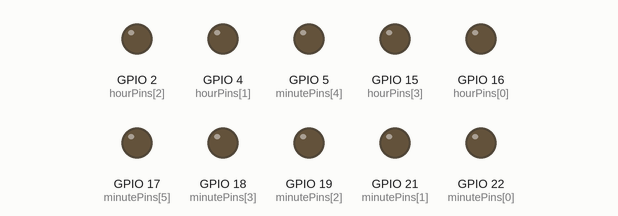
Simulated run of this sketch. Board: ESP32. On the bench: output pins drawn as LEDs (lit = HIGH). WiFi joins after 1.5 s; servers stay silent unless stated; the local clock reads 2024-03-15 10:24:30 at power-on unless the sketch sets it; what the sketch prints to the serial monitor is not drawn.

Above: at 0.1 s.
At 1.6 s:
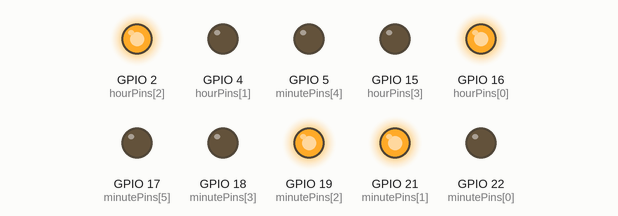
At 30.6 s:
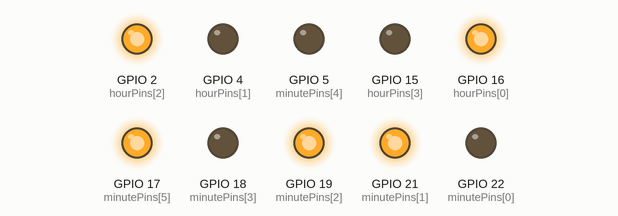
At 90.6 s:
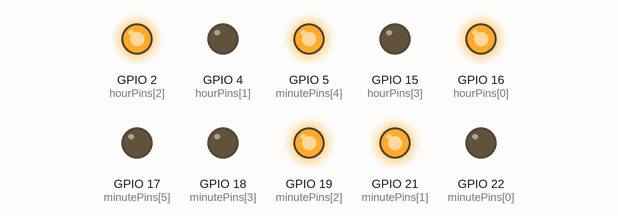
Timing chart, 0 to 92.1 s (numbered marks = the images above):
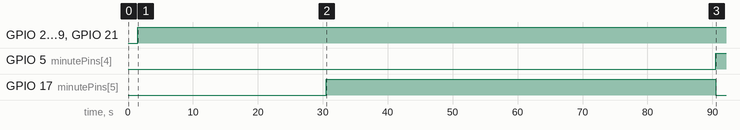

The sketch:

binary_watch_arduino_setch.ino
```cpp
// Board : ESP32 Dev Module

#include <WiFi.h>
#include "time.h"

// --- YOUR WIFI CREDENTIALS ---
const char* ssid       = "wifissid";
const char* password   = "password";

// --- TIMEZONE SETTINGS (India Standard Time) ---
const long  gmtOffset_sec = 19800; // GMT +5:30 in seconds
const int   daylightOffset_sec = 0;  // India does not use DST
const char* ntpServer = "pool.ntp.org";

// --- LED PIN DEFINITIONS ---
// Order: Most Significant Bit (Largest Value) -> Least Significant Bit (1)
// Your Hour Mapping: 8->16, 4->4, 2->2, 1->15
const int hourPins[4] = {16, 4, 2, 15};

// Your Minute Mapping: 32->22, 16->21, 8->19, 4->18, 2->5, 1->17
const int minutePins[6] = {22, 21, 19, 18, 5, 17};

void setup() {
  Serial.begin(115200);

  // Initialize LED pins as outputs
  for (int i = 0; i < 4; i++) {
    pinMode(hourPins[i], OUTPUT);
  }
  for (int i = 0; i < 6; i++) {
    pinMode(minutePins[i], OUTPUT);
  }

  // Connect to Wi-Fi
  Serial.printf("Connecting to %s ", ssid);
  WiFi.begin(ssid, password);
  while (WiFi.status() != WL_CONNECTED) {
    delay(500);
    Serial.print(".");
  }
  Serial.println("\nCONNECTED!");

  // Initialize and get the time from the NTP server
  configTime(gmtOffset_sec, daylightOffset_sec, ntpServer);
}

void loop() {
  struct tm timeinfo;
  if (!getLocalTime(&timeinfo)) {
    Serial.println("Failed to obtain time. Check Wi-Fi connection.");
    delay(5000); // Wait 5 seconds before trying again
    return;
  }

  // Get current hour and convert to 12-hour format
  int currentHour = timeinfo.tm_hour;
  if (currentHour == 0) currentHour = 12;
  if (currentHour > 12) currentHour -= 12;

  // Get current minute
  int currentMinute = timeinfo.tm_min;

  // Print to Serial Monitor for debugging
  Serial.printf("Time: %02d:%02d\n", currentHour, currentMinute);

  // --- DISPLAY HOURS IN BINARY ---
  for (int i = 0; i < 4; i++) {
    // Bitshift to check each bit, starting from the highest (bit 3) to lowest (bit 0)
    int bitState = (currentHour >> (3 - i)) & 1;
    digitalWrite(hourPins[i], bitState);
  }

  // --- DISPLAY MINUTES IN BINARY ---
  for (int i = 0; i < 6; i++) {
    // Bitshift from highest (bit 5) to lowest (bit 0)
    int bitState = (currentMinute >> (5 - i)) & 1;
    digitalWrite(minutePins[i], bitState);
  }

  // Update the watch display every second
  delay(1000);
}
```

Measured:
- by itself, GPIO 2 (hourPins[2]), GPIO 16 (hourPins[0]), GPIO 19 (minutePins[2]), GPIO 21 (minutePins[1]): LOW → HIGH at 1.5 s
- by itself, GPIO 5 (minutePins[4]): LOW → HIGH at 90.5 s
- by itself, GPIO 17 (minutePins[5]): LOW → HIGH at 30.5 s, → LOW 60.0 s later
